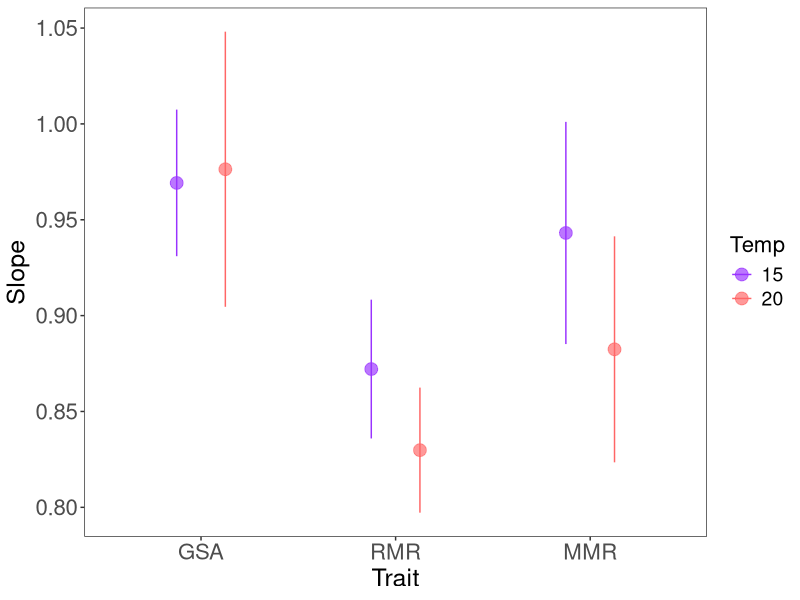
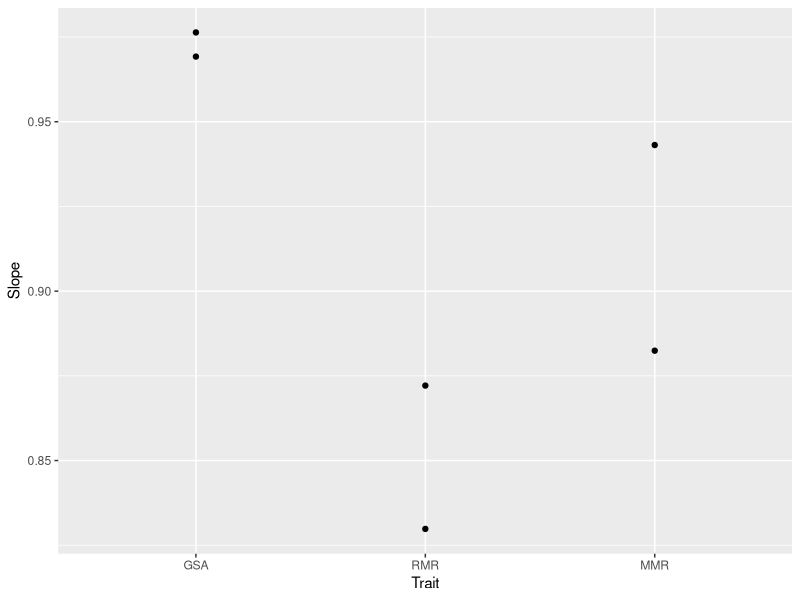
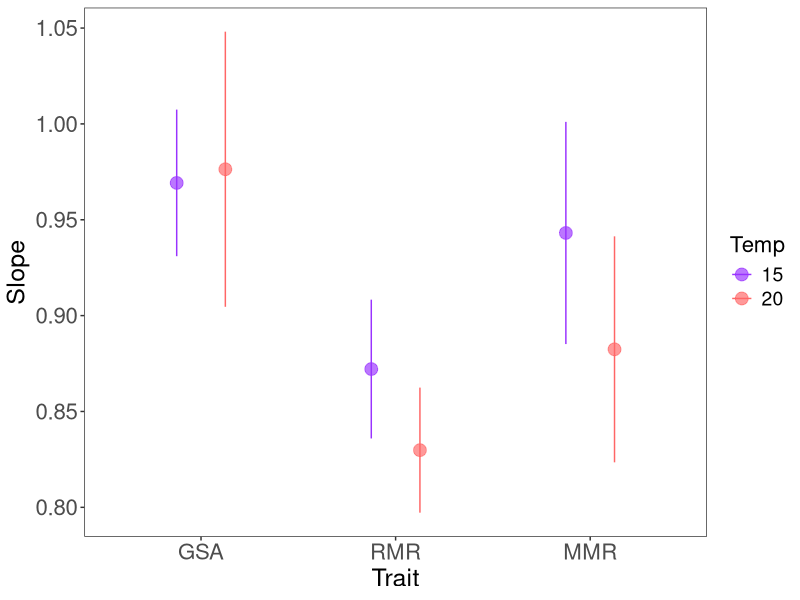

Recreate these plots in R, in order.
#figure 3 parameter plot
library(here)
library(tidyverse)
library(ggplot2)
params<-read.csv(here("data/parameter_all_traits.csv"), stringsAsFactors = T, header = T)
A_col <- "#9933FF"
B_col <- "#FF6666"
dodge <- position_dodge(width=0.5)

data.slopes<-params %>%
  mutate (Temp = factor(Temp)) %>%
  mutate (Trait = factor(Trait, levels = c("GSA", "RMR", "MMR") ))
dodge <- position_dodge(width=0.5)

fig3<-ggplot(data.slopes,aes(x=Trait, y = Slope, color = Temp))+
  geom_point(size = 4, alpha = 2/3,position = dodge)+
  geom_errorbar(aes(ymax=Slope_UCI, ymin = Slope_LCI), position = dodge, width = 0)+
  theme_bw()+theme(legend.title=element_text(size=16),legend.text=element_text(size=14),
                         axis.text.y=element_text(size=16),axis.title.y=element_text(size=18, vjust=1.2),
                         axis.text.x=element_text(size=16),axis.title.x=element_text(size=18),
                         panel.grid.major = element_blank(), panel.grid.minor = element_blank())+
  scale_fill_manual(values  = c(A_col, B_col))+
  scale_color_manual(values = c(A_col, B_col))
fig3
ppi=300
png("figures/fig3 params.png", width=8*ppi, height=6*ppi, res=ppi)
fig3
dev.off()

ggplot(data.slopes,aes(x=Trait, y = Slope))+geom_point()
